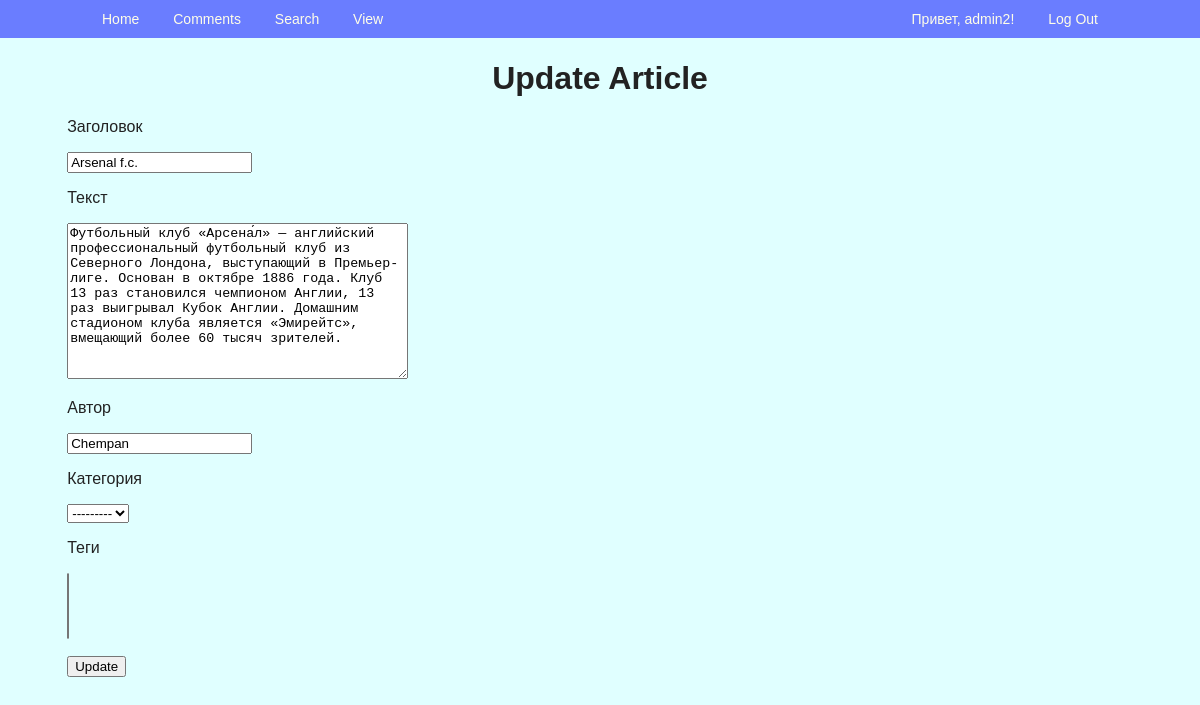
/article/1/edit/ (signed in), run on the app's committed database.
### webapp/models.py (models this page shows, shortened)
class Article(models.Model):
    title = models.CharField(max_length=200, null=False, blank=False, verbose_name='Заголовок')
    text = models.TextField(max_length=3000, null=False, blank=False, verbose_name='Текст')
    author = models.CharField(max_length=40, null=False, blank=False, default='Unknown', verbose_name='Автор')
    created_at = models.DateTimeField(auto_now_add=True, verbose_name='Время создания')
    updated_at = models.DateTimeField(auto_now=True, verbose_name='Время изменения')
    category = models.ForeignKey('Category', on_delete=models.PROTECT, null=True, blank=True, verbose_name='Категория',
                                 related_name='articles')
    tags = models.ManyToManyField('webapp.Tag', related_name='articles', blank=True, verbose_name='Теги')
    status = models.CharField(max_length=20, default=STATUS_ACTIVE, choices=ARTICLE_STATUSES, verbose_name='Статус')

### webapp/views/article_views.py (the view, shortened to what this page needs)
# urls.py: path('article/<int:pk>/edit/', ArticleUpdateView.as_view(), name='article_update'),
class ArticleUpdateView(LoginRequiredMixin, UpdateView):
    model = Article
    template_name = 'article/update.html'
    form_class = ArticleForm
    context_object_name = 'article'

### webapp/forms.py (shortened to what this page needs)
class ArticleForm(forms.ModelForm):
    class Meta:
        model = Article
        exclude = ['created_at', 'updated_at', 'status']

### webapp/templates/article/update.html (shortened to what this page needs)
{% extends 'base.html' %}
{% block menu %}
    <li><a href="{% url 'webapp:article_view' article.pk %}">View</a></li>
{% endblock %}
{% block content %}
    <h1>Update Article</h1>
    <form method="POST" action="{% url 'webapp:article_update' article.pk %}">
        {% include 'partial/form.html' with button_text="Update" %}
    </form>
{% endblock %}

### webapp/templates/base.html (shortened to what this page needs)
{% load staticfiles %}
<!doctype html>
<html lang="en">
<head>
    <link rel="stylesheet" href="{% static 'css/style.css' %}">
</head>
<body>
<nav class="navbar">
    <div class="container">
        <ul class="menu">
            <li><a href="{% url 'webapp:index' %}">Home</a></li>
            <li><a href="{% url 'webapp:comment_list' %}">Comments</a></li>
            <li><a href="{% url 'webapp:article_search' %}">Search</a></li>
            {% block menu %}{% endblock %}
            <li class="menu-right">
                <ul>
                    {% if request.user.is_authenticated %}
                        <li><a href="{% url 'accounts:user_detail' request.user.pk %}">Привет, {{ request.user }}!</a></li>
                        <li><a href="{% url 'accounts:logout' %}">Log Out</a></li>
                    {% else %}
                        <li><a href="{% url 'accounts:login' %}">Log In</a></li>
                        <li><a href="{% url 'accounts:register' %}">Sign Up</a></li>
                    {% endif %}
                </ul>
            </li>
        </ul>
    </div>
</nav>
<div class="container">
    {% block content %}{% endblock %}
</div>
</body>
</html>

### webapp/templates/partial/form.html (shortened to what this page needs)
{% for field in form %}
    <p><label for="{{ field.id_for_label }}">{{ field.label }}</label></p>
    <p>{{ field }}</p>
{% endfor %}
<p><input type="submit" value="{{ button_text }}"></p>

### webapp/static/css/style.css (style rules this page uses)
body { background: lightcyan; color: #222222; font-family: Arial, sans-serif; margin-top: 60px; }
h1 { text-align: center; }
.container { max-width: 1200px; width: 90%; margin: 0 auto; }
.navbar { display: block; background: #6a7dff; position: fixed; top: 0; right: 0; left: 0; font-size: 0; box-sizing: border-box; padding: 7px 30px; }
.menu { font-size: 14px; line-height: 1; padding: 0; margin: 0; display: block; color: #fffee8; }
.menu li { display: inline-block; }
.menu a, .menu-text { display: inline-block; text-decoration: none; color: inherit; padding: 5px 15px; }
.menu-right { float: right; }

### data on the page
Article: form "Arsenal f.c." "Футбольный клуб «Арсена́л» — английский профессиональный футбольный клуб из Северного Лондона, выступающий в Премьер-лиге. Основан в октябре 1886 года. Клуб 13 раз становился чемпионом Англии, 13 раз выигрывал Кубок Англии. Домашним стадионом клуба является «Эмирейтс», вмещающий более 60 тысяч зрителей." "Chempan" "---------"

### other printed values
{{ request.user }} "admin2"
{{ field.label }} "Заголовок" "Текст" "Автор" "Категория" "Теги"
